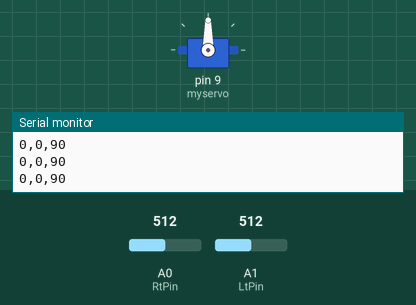
Simulated run of this sketch. Board: Arduino Uno, built with avr-gcc and run on an emulated ATmega328P. Shown: servo, the last lines printed to the serial monitor. Inputs (shaded band) come from the test bench; at power-on: A0 (RtPin) = 512, A1 (LtPin) = 512.

Above: at 1.2 s.
1.3 s: A0 (RtPin) set to 524
At 2.16 s:
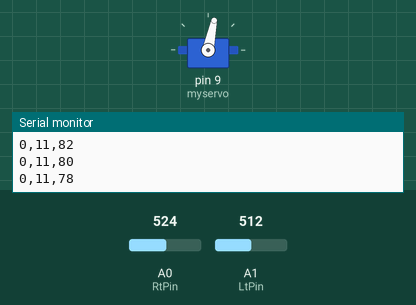
4.3 s: A1 (LtPin) set to 530
At 4.3 s:
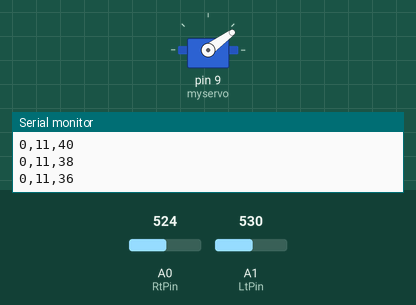
5.8 s: A0 (RtPin) set to 716
At 8.2 s:
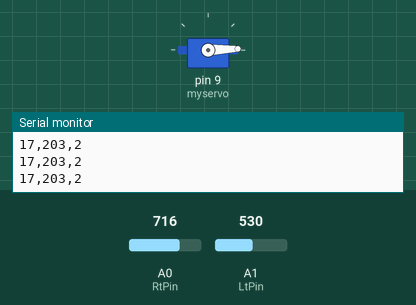
8.8 s: A0 (RtPin) set to 511
At 11.62 s:
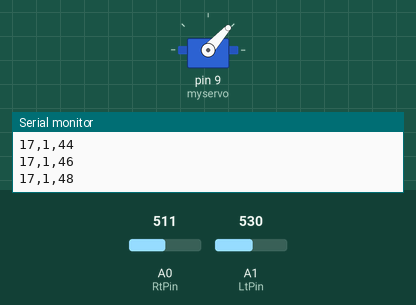
11.8 s: A0 (RtPin) set to 306
Timing chart, 0 to 15.8 s (numbered marks = the images above; inputs shaded):
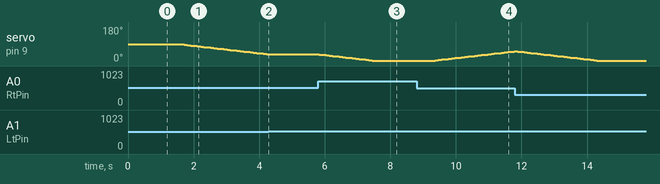

The sketch:

LR_sensor_try3.ino
```cpp
// Controlling a servo position using a potentiometer (variable resistor)
// by Michal Rinott <http://people.interaction-ivrea.it/m.rinott>

#include <Servo.h>

Servo myservo;  // create servo object to control a servo

int potpin = 0;  // analog pin used to connect the potentiometer
int val = 90;    // variable to read the value from the analog pin

int RtPin = A0;
int LtPin = A1;
int Right = 0;
int preRight = 0;

int Left = 0;
int preLeft = 0;

int midLevel = 512;


void setup()
{
  Serial.begin(9600);
  pinMode(RtPin, INPUT);
  pinMode(LtPin, INPUT);
  myservo.attach(9);  // attaches the servo on pin 9 to the servo object
}

void loop()
{
  Right = analogRead(RtPin);
  Right = abs(Right - midLevel);
   Left = analogRead(LtPin);
  Left = abs(Left - midLevel);
 Right = preRight + (Right - preRight) * 0.5;
 Left = preLeft + (Left - preLeft) * 0.5;

  preRight = Right;
  preLeft = Left;

  if ( Right - Left > 10){
      if (val > 2) val -= 2;

   }
  if (Left - Right >  10)
    {
      if(val < 178)
    val += 2;

    }
      //Serial.println(Right);


  myservo.write(val);


//  val = analogRead(potpin);            // reads the value of the potentiometer (value between 0 and 1023)
 // Rval = map(Right, 0, 1023, 0, 179);     // scale it to use it with the servo (value between 0 and 180)
 // Lval = map(Left, 0, 1023, 0, 179);     // scale it to use it with the servo (value between 0 and 180)

//  myservo.write(val);                  // sets the servo position according to the scaled value

  //Serial.print("Left = " );
  Serial.print(Left);
  Serial.print(",");

  //Serial.print(" Right = ");
  Serial.print(Right);

  Serial.print(",");
  //Serial.print(" val = ");
  Serial.println(val);
  delay(100);        // waits for the servo to get there
}
```

Measured:
- the behaviour switches between 523 and 524 on A0 (RtPin) (found by bisection; images 0 and 1)
- the behaviour switches between 513 and 514 on A1 (LtPin) (found by bisection; images 1 and 2)
- after the input at 1.3 s, servo on pin 9 (myservo): moves from 90° to 36° over 2.6 s, starting after 0.31 s
- after the input at 4.3 s, servo on pin 9 (myservo): stays 36° (without the input it goes to 34° after 0.03 s)
- after the input at 5.8 s, servo on pin 9 (myservo): moves from 36° to 2° over 1.6 s, starting at once
- after the input at 8.8 s, servo on pin 9 (myservo): moves from 2° to 52° over 2.4 s, starting after 0.56 s
